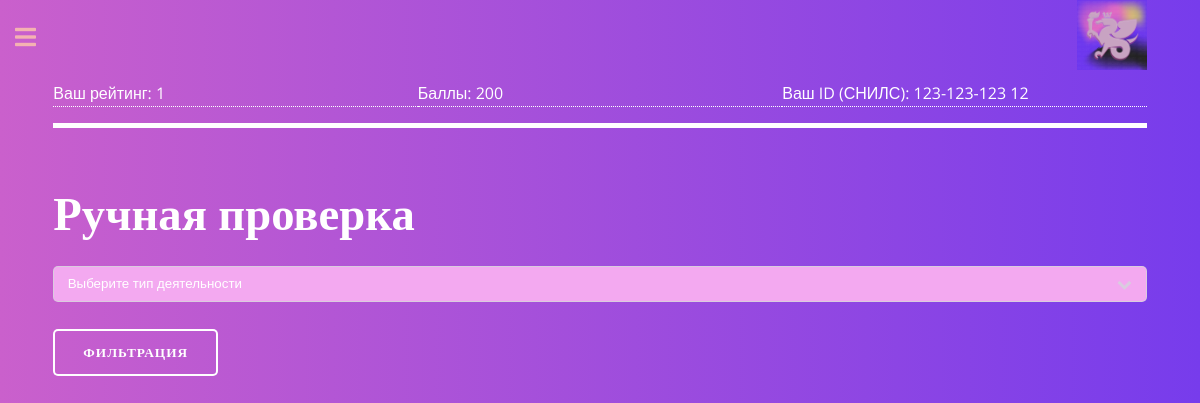
The app's page /moderate/ (signed in) with its own data.
### users/models.py (models this page shows, shortened)
class User(AbstractUser):
    role_status = models.ForeignKey(Role, on_delete=models.SET_NULL, null=True, blank=True, related_name='user_role')
    email = models.EmailField(('email address'), max_length=40, unique=True)
    username = models.CharField(max_length=40)
    snils = models.CharField(max_length=14, unique=True)
    rating = models.IntegerField(null=True, blank=True)
    points = models.IntegerField(blank=True, default=0, null=True)
    objects = UserManager()
    USERNAME_FIELD = 'email'
    REQUIRED_FIELDS = []
    class Meta:
        verbose_name = 'Пользователь'
        verbose_name_plural = 'Пользователи'

### docs/views.py (the view)
# urls.py: path('moderate/', docs_views.ModerateView.as_view(), name='moderate'),
class ModerateView(LoginRequiredMixin, ListView):
    model = Achievement
    template_name = 'moderate.html'
    context_object_name = 'achievements'
    def get_queryset(self):
        user = self.request.user
        if  user and user.role_status and user.role_status.name in ['Модератор', 'Руководитель']:
            queryset = Achievement.objects.filter(is_moderated=False, is_rejected=False)
        else:
            queryset = Achievement.objects.filter(user=user, is_moderated=False, is_accepted=False)
        return queryset
    def get_context_data(self, **kwargs):
        context = super().get_context_data(**kwargs)
        context['activity'] = ActivityChoice.objects.all()
        return context

### docs/models.py (called while the page is built)
    def __str__(self):
        return self.name

### docs/templates/moderate.html (shortened to what this page needs)
{% extends 'base.html' %}
{% block content %}
  <h1>Ручная проверка</h1>
  <form method="get" action="{% url 'moderate' %}">
    <select name="activity">
        <option value="">Выберите тип деятельности</option>
    </select>
    <input type="submit" value="Фильтрация">
  </form>
{% endblock content %}

### main/templates/base.html (shortened to what this page needs)
{% load static %}
<!DOCTYPE html>
<html>
  <head>
    {% block css %}
    <link rel="stylesheet" href="{% static 'assets/css/main.css' %}" />
    {% endblock %}
  </head>
  <body class="is-preload">
    <div id="wrapper">
      <div id="main">
        <div class="inner">
          <header id="header">
            {% if user.is_authenticated %}
            <a> Ваш рейтинг: {%if user.rating%}{{ user.rating }}{%else %}Отсутствует{%endif%}</a>
            <a> Баллы: {{ user.points }}</a>
            <a>Ваш ID (СНИЛС): {{ user.snils}}</a>
            {% else %}
            <a> Ваш рейтинг: неизвестно</a>
            <a>Ваш ID (СНИЛС): войдите в систему</a>
            {%endif%}
            <div class="icons">
              <img
                src="{% static 'images/icmit_logo.jpg' %}"
                alt="Логотип"
                style="max-width: 70px; max-height: 70px"
              />
            </div>
          </header>
          <section>{% block content %}{% endblock %}</section>
        </div>
      </div>
    </div>
  </body>
</html>

### records on screen
User: rating "1", points "200", snils "123-123-123 12"
